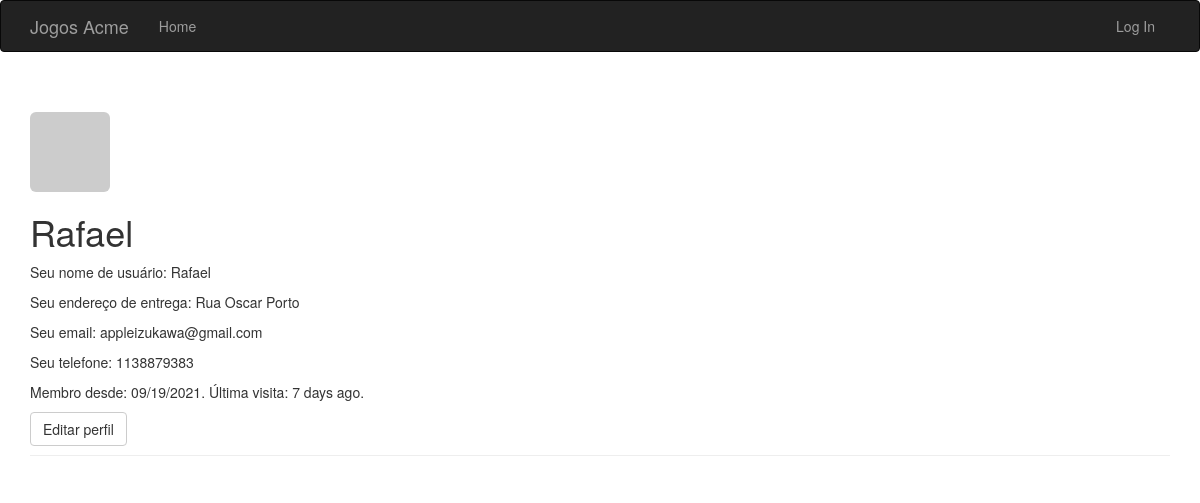
Page /user/Rafael on the earlier database version.
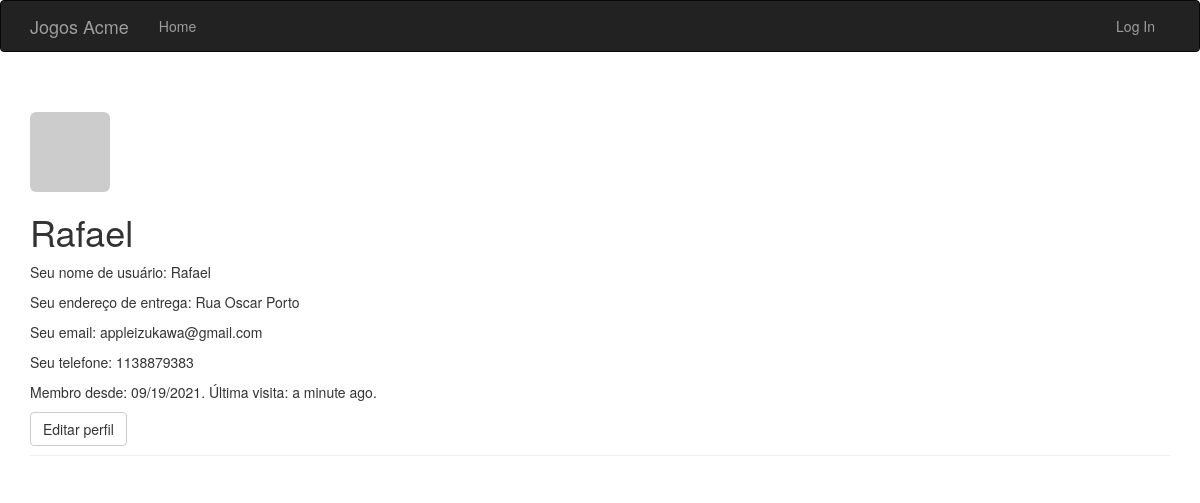
Same page on the later database version.
### app/models.py (models this page shows, shortened)
class User(UserMixin, db.Model):
    __tablename__ = 'users'
    id = db.Column('id', db.Integer, primary_key=True)
    email = db.Column(db.String(64), unique=True, index=True)
    username = db.Column(db.String(64), unique=True, index=True)
    role_id = db.Column(db.Integer, db.ForeignKey('roles.id'))
    password_hash = db.Column(db.String(128))
    confirmed = db.Column(db.Boolean, default=False)
    cpf = db.Column(db.String(64), unique=True, index=True)
    telephone = db.Column(db.String(64), unique=True, index=True)
    destiny_id = db.Column(db.Integer, db.ForeignKey('destiny.id'))
    member_since = db.Column(db.DateTime(), default=datetime.utcnow)
    last_seen = db.Column(db.DateTime(), default=datetime.utcnow)
    @property
    def password(self):
        raise AttributeError('password in not readable attribute')
    def gravatar(self, size=100, default='identicon', rating='g'):
        url = "https://secure.gravatar.com/avatar"
        hash = hashlib.md5(self.email.lower().encode('utf-8')).hexdigest()
        return '{url}/{hash}?s={size}&d={default}&r={rating}'.format(
            url=url, hash=hash, size=size, default=default, rating=rating
        )

class Destiny(db.Model):
    __tablename__ = 'destiny'
    id = db.Column('id', db.Integer, primary_key=True, autoincrement=True)
    address = db.Column(db.String(200))
    number = db.Column(db.String(100))
    zipcode = db.Column(db.String(100))
    neighborhood = db.Column(db.String(100))
    complement = db.Column(db.String(200))
    city = db.Column(db.String(200))
    state = db.Column(db.String(100))
    user = db.relationship('User', backref="destiny", lazy='dynamic')

### app/main/views.py (the view)
@main.route('/user/<username>')
def user(username):
    user = User.query.filter_by(username=username).first_or_404()
    return render_template('user/user.html', user=user)

### app/auth/views.py (called while the page is built)
@auth.before_app_request
def before_request():
    if current_user.is_authenticated:
        current_user.ping()
        if not current_user.confirmed \
                and request.endpoint \
                and request.blueprint != 'auth' \
                and request.endpoint != 'static':
            print('>>>Sakura<<<')
            return redirect('auth.unconfirmed')

### app/main/__init__.py (called while the page is built)
@main.app_context_processor
def inject_permissions():
    return dict(Permission=Permission)

### app/models.py (called while the page is built)
    def is_administrator(self):
        return False

### app/templates/user/user.html (shortened to what this page needs)
{% extends "base.html" %}
{% block page_content %}
<div class="page-header">
    <img class="img-rounded profile-thumbnail" src="{{ user.gravatar(size=256) }}">
    <h1>{{ user.username }}</h1>
    {% if user.username or user.destiny.address %}
    <div class="user_info">
        <p>Seu nome de usuário: {% if user.username %}{{ user.username }} {% endif %}</p>
        <p>Seu endereço de entrega: {% if user.destiny.address %} {{ user.destiny.address}} {% endif %}</p>
        <p>Seu email: {% if user.email %} {{ user.email }} {% endif %}</p>
        <p>Seu telefone: {% if user.email %} {{ user.telephone }} {% endif %}</p>
        <p>Membro desde: {{ moment(user.member_since).format('L') }}. Última visita: {{ moment(user.last_seen).fromNow() }}.</p>
    </div>
    {% endif %}
    <div class="user_edtion_option">
        {% if current_user.is_administrator() %}
        <a class="btn btn-danger" href="{{ url_for('.edit_profile_admin', id=user.id) }}">Editar perfil [Admin]</a>
        {% else %}
        <a class="btn btn-default" href="{{ url_for('.edit_profile') }}">Editar perfil</a>
        {% endif %}
    </div>
</div>
{% endblock %}

### app/templates/base.html (shortened to what this page needs)
<!DOCTYPE html>
<html lang="pt-br">
    {% extends "bootstrap/base.html" %}
    {% block head %}
    {{ super() }}
    <link rel="stylesheet" href="{{ url_for('static', filename='css/style.css') }}">
    {% endblock %}
    {% block navbar %}
    <div class="navbar navbar-inverse" role="navigation">
        <div class="container">
            <div class="navbar-header">
                <a class="navbar-brand" href="{{ url_for('main.index')}}" >Jogos Acme</a>
            </div>
            <div class="navbar-collapse collapse">
                <ul class="nav navbar-nav">
                    <li><a href="{{ url_for('main.index')}}">Home</a></li>
                </ul>
                <ul class="nav navbar-nav navbar-right">
                    {% if current_user.is_authenticated %}
                    <li class="dropdown">
                        <a href="#" class="dropdown-toggle" data-toggle="dropdown">Conta<b class="caret"></b></a>
                        <ul class="dropdown-menu">
                            <li><a href="{{ url_for('auth.change_password') }}">Mudar senha</a></li>
                            <li><a href="{{ url_for('auth.change_email_request') }}">Mudar email</a></li>
                            <li> <a href="{{ url_for('auth.logout') }}">Log Out</a></li>
                        </ul>
                    </li>
                    {% else %}
                    <li><a href="{{ url_for('auth.login')}}">Log In</a></li>
                    {% endif %}
                </ul>
            </div>
        </div>
    </div>
    {% endblock %}
    {% block content %}
    <div class="container">
        {% block page_content %}{% endblock %}
    </div>
    {% endblock %}

Differences in the rows shown:
changed User "Rafael": last_seen "7 days ago" → "a minute ago"
